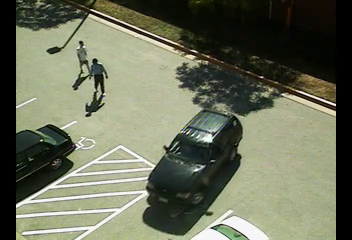
#> input picture frame 100 of umcp.mp4, 352 x 240 px
$ jupyter execute ELL784_A1_Code.ipynb
#> lines starting #> are read from the running program, lines starting #| are printed output that depends on the picture
## Importing all necessary libraries

[cell 1]
import cv2
import numpy as np
import math

## Capturing the video using openCV library

[cell 2]
video_capture = cv2.VideoCapture('umcp.mp4')
if not video_capture.isOpened():
    print("Error in opening the file")
    exit()

## Capturing the frames from the video and get some details about the video

[cell 3]
# Initialize variables for video properties
total_frames = int(video_capture.get(cv2.CAP_PROP_FRAME_COUNT))
width = int(video_capture.get(cv2.CAP_PROP_FRAME_WIDTH))
height = int(video_capture.get(cv2.CAP_PROP_FRAME_HEIGHT))
resolution = (width, height)
total_pixels = width*height

print("Total Frames:", total_frames)
print("Resolution:", resolution)
print("Total pixels:", total_pixels)

## Converting the frames into grayscale

[cell 4]
# Initialize an empty list to store grayscale frames
grayscale_frames = []

total_frames = int(video_capture.get(cv2.CAP_PROP_FRAME_COUNT))

# Loop to read frames from the video
for i in range(total_frames):
    # Read a frame from the video
    ret, frame = video_capture.read()

    # Check if the frame is successfully read
    if not ret:
        break

    # Convert the frame to grayscale
    gray_frame = cv2.cvtColor(frame, cv2.COLOR_BGR2GRAY)

    # Append the grayscale frame to the list
    grayscale_frames.append(gray_frame)

## Storing grayscale pixel values into a 3D array

[cell 5]
# Convert the list of grayscale frames to a NumPy array
grayscale_frames_array = np.array(grayscale_frames)

# Now, grayscale_frames_array contains all the grayscale frames from the video
print("Shape of the grayscale frames array:", grayscale_frames_array.shape)

# Calculate the total sum of pixel values for each frame
sums_per_frame = np.sum(grayscale_frames_array, axis=(1, 2))

# Now, sums_per_frame contains the total sum of pixel values for each frame
print("Total sum of pixel values for each frame:", sums_per_frame)

# Print the pixel value at the 200th row and 250th column of the 600th frame
pixel_valueue_200_250 = grayscale_frames_array[600, 200, 250]
print("Pixel value at the 200th row and 250th column of the 0th frame:", pixel_valueue_200_250)

print("Grayscale Frames' Array:")
print(grayscale_frames_array)

## Initializing the parameters of different gaussians of each pixel
### We will be using set of k=3 gaussians

[cell 6]
pixel_count = width*height
weights = np.zeros((3, pixel_count))
means = np.zeros((3, pixel_count))
variances = np.zeros((3, pixel_count))

print("Shape of the parameters array", weights.shape)

[cell 7]
# Initializing the first Gaussian only.

# Initializing means : The first frame of grayscale_frames_array is reshaped into a 1D array and assigned to the first row(Gaussian) of the means array.
means[0] = grayscale_frames_array[0].reshape(-1)

# Variance is taken as a constant (=20) (variance is std_dev^2)
variances[0].fill(20)

# Weight is 1 initially for the only initialized Gaussian
weights[0].fill(1)

print(means)
print(variances)
print(weights)

## Defining the Background Substraction Model

[cell 8]
alpha = 0.01
threshold = 0.7

def calculate_rho(pixel_value, current_means, current_variances, gaussian_number):
    # rho calculation: rho = alpha * N(pixel_value | µ, ∑)
    std_dev = math.sqrt(current_variances[gaussian_number])
    mean_difference_squared = (pixel_value - current_means[gaussian_number]) ** 2
    variance_term = 2 * current_variances[gaussian_number]
    exponent_term = -(mean_difference_squared / variance_term)
    gaussian_term = np.exp(exponent_term)
    normalization_term = alpha * (0.399 / std_dev)
    rho = normalization_term * gaussian_term

    return rho

def update_gaussian_params(pixel_value, current_means, current_variances, current_weights, gaussian_number, rho):
    # Update means
    current_means[gaussian_number] = (1 - rho) * current_means[gaussian_number] + (rho * pixel_value)

    # Update Variances
    current_variances[gaussian_number] = (1 - rho) * current_variances[gaussian_number] + (rho * np.power(pixel_value - current_means[gaussian_number], 2))

    # Prior weights of all Gaussians adjusted: need to make the sum of all π's to be 1
    j = 0
    while j < len(current_weights):
        if j != gaussian_number:
            current_weights[j] = (1 - alpha) * current_weights[j]
        else:
            current_weights[j] = (1 - alpha) * current_weights[j] + alpha
        j += 1

def add_new_gaussian(pixel_value, current_means, current_variances, current_weights):
    gaussian_number = np.where(current_weights == 0)[0][0]
    # set µ and ∑ for the new Gaussian
    current_means[gaussian_number] = pixel_value
    current_variances[gaussian_number] = 20

    # adjust weights of all Gaussians
    # give the new Gaussian a weight of 0.1
    current_weights[gaussian_number] = 0.1

    # make the weight of other gaussian reduce by 10% i.e. 0.9 times original
    # the prior Gaussians were already summing up to 1
    current_weights = (0.9) * current_weights

    return gaussian_number

def replace_least_probable_gaussian(pixel_value, current_means, current_variances, current_weights):
    # Array to store the ratio of π/∑ of each Gaussian
    lp = current_weights / current_variances
    # find the index of the least probable Gaussian i.e. the Gaussian to be replaced
    k = np.argmin(lp)
    gaussian_number = k

    # keep mean same as pixel_value value
    current_means[k] = pixel_value

    # keep sigma high
    current_variances[k] = 40

    # keep weight low (half of the original and distribute the difference among other Gaussians equally)
    reduction_factor = 0.5
    old_wt = current_weights[k]
    new_wt = reduction_factor * current_weights[k]

    j = 0
    while j < len(current_weights):
        if j != k:
            # distribute the difference equally
            current_weights[j] = current_weights[j] + (old_wt - new_wt) / 2
        else:
            # give the new Gaussian a weight of
            current_weights[j] = new_wt
        j += 1

    return gaussian_number


def BG_Subtraction(pixel_value, current_means, current_variances, current_weights):
    gaussian_found = False
    gaussian_number = 0

    while gaussian_number < 3:
        std_dev = math.sqrt(current_variances[gaussian_number])
        # form a new gaussian if there aren't already 3 Gaussians (i.e. wt[i] will be 0 for for some i)
        if current_weights[gaussian_number] == 0:
            gaussian_number = add_new_gaussian(pixel_value, current_means, current_variances, current_weights)
            gaussian_found = True
            break

        elif current_weights[gaussian_number] != 0 and (pixel_value < (current_means[gaussian_number] + 2.5 * std_dev)) and (pixel_value > (current_means[gaussian_number] - 2.5 * std_dev)):
            # Pixel value belongs to a Gaussian, then need to update parameters
            rho = calculate_rho(pixel_value, current_means, current_variances, gaussian_number)

            update_gaussian_params(pixel_value, current_means, current_variances, current_weights, gaussian_number, rho)

            gaussian_found = True
            break
        gaussian_number += 1

    # if the gaussian_found is still false this means that either we didn't find a suitable Gaussian or can't even create a new Gaussian (because already formed 3)
    # something new coming up: replace the least probable Gaussian with a new one
    if not gaussian_found:
            gaussian_number = replace_least_probable_gaussian(pixel_value, current_means, current_variances, current_weights)
            gaussian_found = True

    # checking if the pixel_value is foreground or background
    # sorting the Gaussians and getting their sorted indices
    sorted_Gaussians = np.argsort(-(current_weights / current_variances))
    wt_sum = 0
    j = 0
    while wt_sum <= threshold:
        # add weights starting from the most significant Gaussian's weight
        wt_sum += current_weights[sorted_Gaussians[j]]
        j += 1

    # check if Gaussian is non-significant (its index must be in the remaining part of the array)
    ret_val = 255
    fg_Gaussians = sorted_Gaussians[j:]
    if gaussian_number in fg_Gaussians:
        ret_val = pixel_value

    return current_means, current_variances, current_weights, ret_val

## Creating foreground_frames and background_frames arrays to store foreground and background pixels data respectively

[cell 9]
# Initialize the foreground_frame array with the white colors initially
foreground_frames = np.full((total_frames, height, width), 255, dtype=np.uint8)

# Initialize the backgroun_frame array with the gray scale frames initially
background_frames = grayscale_frames_array

print("Shape of foreground frames array:", foreground_frames.shape)
print("Shape of background frames array:", background_frames.shape)

## Calling Algo for each frame's each pixel

[cell 10]
total_frames = grayscale_frames_array.shape[0]
height = grayscale_frames_array.shape[1]
width = grayscale_frames_array.shape[2]

i = 0
while i < height:
    j = 0
    while j < width:
        # Get the pixel index:
        pixel_number = (i * width) + j

        # Get the parameters of the Gaussians of the current pixel:
        current_means = means[:, pixel_number]
        current_variances = variances[:, pixel_number]
        current_weights = weights[:, pixel_number]

        #For every frame ~ considering first few frames for experimentation
        # the same pixel is processed 1000 times i.e. we trace its total history across all frames, the same arrays are updated for 1000 iteraions
        k = 0
        while k < total_frames:
            pixel_value = grayscale_frames_array[k, i, j]

            # Calling Background Substraction model for a particular pixel or each frame.
            means[:, pixel_number], variances[:, pixel_number], weights[:, pixel_number], ret_val = BG_Subtraction(pixel_value, current_means, current_variances, current_weights)

            if ret_val != 255:
                foreground_frames[k, i, j] = ret_val

                # if the pixel is not a backgroud pixel then in the background frame we need to fill its space
                # for this we use mean value along the whole time frame of that pixel
                mean_val = np.mean(grayscale_frames_array[:, i, j])
                background_frames[k, i, j] = mean_val

            k += 1

        print(pixel_number)
        j += 1

    i += 1

print("Background Substraction DONE.")

## Convert the stored pixel data for all the frames into video

[cell 11]
# Initialize video writers
foreground_video = cv2.VideoWriter("foreground_video.mp4", cv2.VideoWriter_fourcc(*'XVID'), 30, (width, height), isColor=False)
background_video = cv2.VideoWriter("background_video.mp4", cv2.VideoWriter_fourcc(*'XVID'), 30, (width, height), isColor=False)

# Loop through each frame
i = 0
while i < total_frames:
    # Get foreground frame and resize it
    fore_frame = foreground_frames[i]
    fore_frame = cv2.resize(fore_frame, (width, height))

    # Write foreground frame to video
    foreground_video.write(np.uint8(fore_frame))

    # Get background frame and resize it
    back_frame = background_frames[i]
    back_frame = cv2.resize(back_frame, (width, height))

    # Write background frame to video
    background_video.write(np.uint8(back_frame))

    i += 1

# Release video writers
foreground_video.release()
background_video.release()

print("Videos generated and saved.")


$ run again, starting later in the video
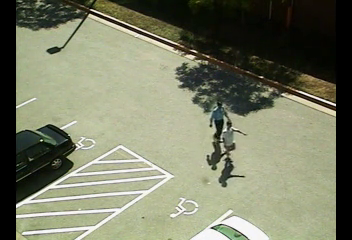
#> input picture frame 450 of umcp.mp4, 352 x 240 px

$ run again, starting later in the video
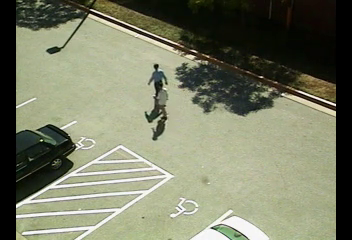
#> input picture frame 800 of umcp.mp4, 352 x 240 px
